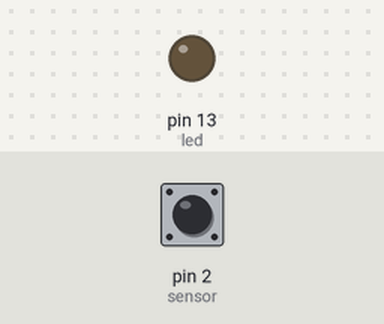
Bench run of a sketch on a simulated Arduino Uno, built with avr-gcc and run on an emulated ATmega328P. On the bench: output pins drawn as LEDs (lit = HIGH). The test bench sets the inputs (shaded band); at power-on: pin 2 (sensor) LOW.

Above: at 1.2 s.
1.3 s: pin 2 (sensor) driven HIGH
At 1.7 s:
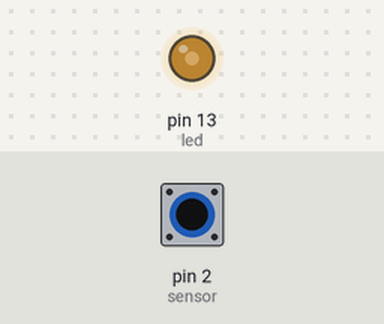
2.8 s: pin 2 (sensor) driven LOW
At 4.0 s:
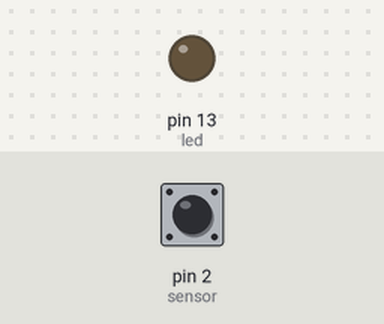
4.3 s: pin 2 (sensor) pulsed HIGH 2 times (0.12 s each, 0.3 s apart)
At 4.55 s:
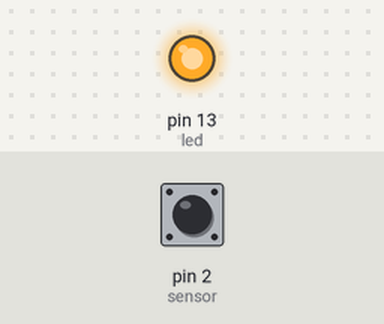
Timing chart, 0 to 7.3 s (numbered marks = the images above; inputs shaded):
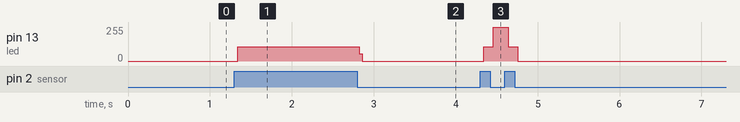

Measured:
- after the input at 1.3 s, pin 13 (led): 0/255 → 106/255 at once
- after the input at 2.8 s, pin 13 (led): 106/255 → 0/255 at once
- after the input at 4.3 s, pin 13 (led): 0/255 → 106/255 at once, → 255/255 0.12 s later, → 106/255 0.18 s later, → 0/255 0.12 s later

The sketch:

arduinoMotionSensor.ino
```cpp
int led = 13; // the pin that the LED is attached to
int sensor = 2;// the pin that the sensor is attached to
int val = 0;
bool isON = false;

void setup() {
  pinMode(led, OUTPUT);      // initalize LED as an output
  pinMode(sensor, INPUT);    // initialize sensor as an input
  Serial.begin(9600);        // initialize serial
}
void loop(){
  val = digitalRead(sensor);
  if(val == HIGH){
    isON = true;
    digitalWrite(led, HIGH);
  }
  while(isON){
    val = digitalRead(sensor);
    if(val == HIGH){
      isON = false;
      digitalWrite(led, LOW);
    }
  }
}
```
